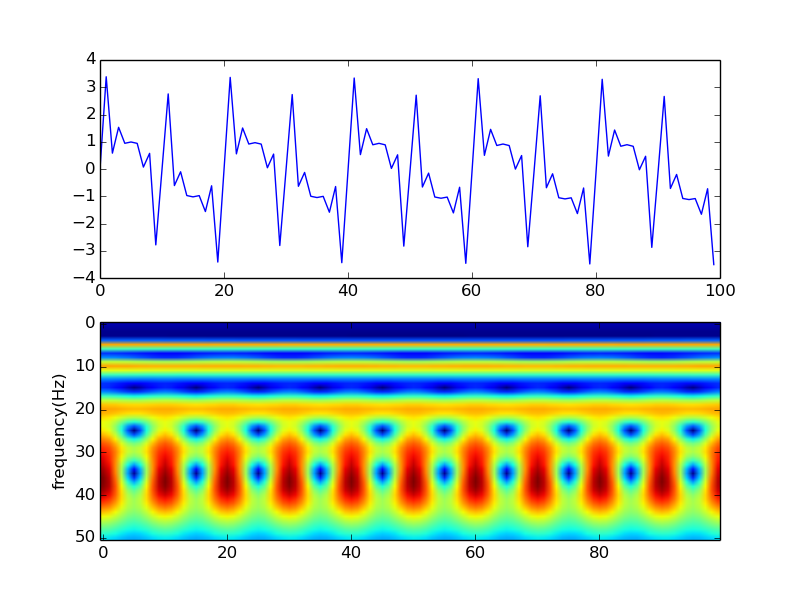

Python code for this plot:
#!/usr/bin/env python
# -*- coding: utf-8 -*-


"""
Created on Mon Jan 03 19:19:16 2011

@author: Chris Lee-Messer
"""

import numpy as np
import stockwell.smt as smt
import stockwell

# visualization
import matplotlib.pyplot as plt
from matplotlib.offsetbox import TextArea, DrawingArea, OffsetImage, AnnotationBbox
from matplotlib.cbook import get_sample_data

Fs = 100
T = 1.0
t = np.arange(0,T, T/Fs)
L = len(t)
twopi = 2*3.1415

# create a list of different sin waves at different frequencies
ss = [np.sin(twopi*f*t) for f in [5,10,20,30,40,50,100,200,400]]
y = np.zeros(L,dtype='float64')

for s in ss:
  y+= s

sy = smt.st(y)
rsy = abs(sy)
sy10 = smt.st(y,0,100)
rsy10 = abs(sy10)


K=4

tapers = smt.calc_tapers(K,L)
mty = smt.mtst(K, tapers, y, 0,70)

# which rows have which frequencies?
freqticks = [stockwell.st_rowfreq(rr, Fs, L) for rr in [100,200,300,400,500]]

f = plt.figure()
fa = plt.subplot(211)
plt.plot(y)
ax=plt.subplot(212)
# plt.setp(ax, yticks=[10,25,50])
plt.imshow(rsy,aspect='auto')
plt.ylabel('frequency(Hz)')
plt.savefig('synthetic.png')
plt.show()
#from mpl_toolkits.axes_grid1 import make_axes_locatable
#divider = make_axes_locatable(ax)
#cax = divider.append_axes("right", size="5%", pad=0.05)


